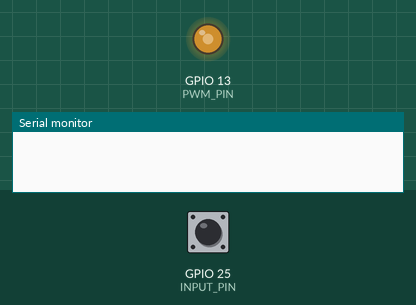
Recording of a sketch running on a simulated ESP32. On the bench: output pins drawn as LEDs (lit = HIGH), the last lines printed to the serial monitor. The test bench sets the inputs (shaded band); at power-on: GPIO 25 (INPUT_PIN) HIGH.

Above: at 0.99 s.
1.3 s: GPIO 25 (INPUT_PIN) pulsed LOW 2 times (0.12 s each, 0.3 s apart)
At 5.5 s:
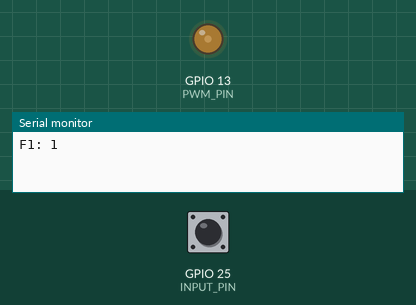
Timing chart, 0 to 10.3 s (numbered marks = the images above; inputs shaded):
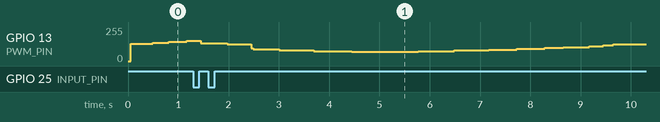

The sketch:

board2_another.ino
```cpp
#include "Arduino.h"

#define PWM_PIN 13        // 输出 PWM 方波的 GPIO 引脚
#define MIN_FREQ 500      // 最小频率 (Hz)
#define MAX_FREQ 1000     // 最大频率 (Hz)
#define STEP 1            // 频率步进值 (Hz)
#define UPDATE_MS 10      // 频率更新间隔 (ms)
#define INPUT_PIN 25

volatile int current_freq = MIN_FREQ; // 当前频率
volatile bool increasing = true; // 控制频率上升/下降
volatile bool state = false; // 方波状态 (HIGH/LOW)
unsigned long lastToggleTime = 0; // 上次翻转时间
unsigned long lastUpdateTime = 0; // 上次更新频率时间
unsigned long halfPeriod = 1000000 / (2 * current_freq); // 当前频率的半周期 (µs)
unsigned long startTimeTask3, endTimeTask3, periodTask3,startTimeTask4, endTimeTask4, periodTask4;
int F1,F2,F;

void task1(void *pvParameters){
  while(1){
   unsigned long now = micros(); // 获取当前时间 (µs)

    // 计算 PWM 切换 (T/2)
    if (now - lastToggleTime >= halfPeriod) {
        state = !state; // 翻转方波状态
        digitalWrite(PWM_PIN, state); // 输出到 GPIO
        lastToggleTime = now; // 记录翻转时间
    }

    // 频率调整 (每 10ms 变化 1Hz)
    if (millis() - lastUpdateTime >= UPDATE_MS) {
        lastUpdateTime = millis(); // 记录更新时间

        // 频率增减逻辑
        if (increasing) {
            current_freq += STEP;
            if (current_freq >= MAX_FREQ) increasing = false;
        } else {
            current_freq -= STEP;
            if (current_freq <= MIN_FREQ) increasing = true;
        }

        halfPeriod = 1000000 / (2 * current_freq); // 更新半周期
    }
  }
}

void task2(void *pvParameters){
  while(1){
  // monitor.jobStarted(3);
      // Wait for a rising edge (LOW → HIGH transition)
    while (digitalRead(INPUT_PIN) == LOW);
    startTimeTask3 = micros();  // Record the time of the first rising edge

    // Wait for the next rising edge
    while (digitalRead(INPUT_PIN) == HIGH);  // Ensure we exit the previous HIGH state
    while (digitalRead(INPUT_PIN) == LOW);
    endTimeTask3 = micros();  // Record the time of the second rising edge

    // Calculate the period (time difference between two rising edges)
    periodTask3 = endTimeTask3 - startTimeTask3;

    // Calculate frequency: f = 1 / period (convert microseconds to seconds)
    F1 = (int)round(1000000.0 / periodTask3);  // Frequency in Hz

    Serial.printf("F1: ");
    Serial.println(F1);
    delay(1000);
    // monitor.jobEnded(3);
  }

}


void setup() {
    pinMode(PWM_PIN, OUTPUT);
    digitalWrite(PWM_PIN, LOW);
     Serial.begin(115200);
    pinMode(INPUT_PIN, INPUT);
    xTaskCreatePinnedToCore(task1, "Wave1", 2048, NULL, 1, NULL, 0);
    xTaskCreatePinnedToCore(task2, "Wave2", 2048, NULL, 1, NULL, 1);
}

void loop() {

    // unsigned long now = micros(); // 获取当前时间 (µs)

    // // 计算 PWM 切换 (T/2)
    // if (now - lastToggleTime >= halfPeriod) {
    //     state = !state; // 翻转方波状态
    //     digitalWrite(PWM_PIN, state); // 输出到 GPIO
    //     lastToggleTime = now; // 记录翻转时间
    // }

    // // 频率调整 (每 10ms 变化 1Hz)
    // if (millis() - lastUpdateTime >= UPDATE_MS) {
    //     lastUpdateTime = millis(); // 记录更新时间

    //     // 频率增减逻辑
    //     if (increasing) {
    //         current_freq += STEP;
    //         if (current_freq >= MAX_FREQ) increasing = false;
    //     } else {
    //         current_freq -= STEP;
    //         if (current_freq <= MIN_FREQ) increasing = true;
    //     }

    //     halfPeriod = 1000000 / (2 * current_freq); // 更新半周期
    // }
}
```
